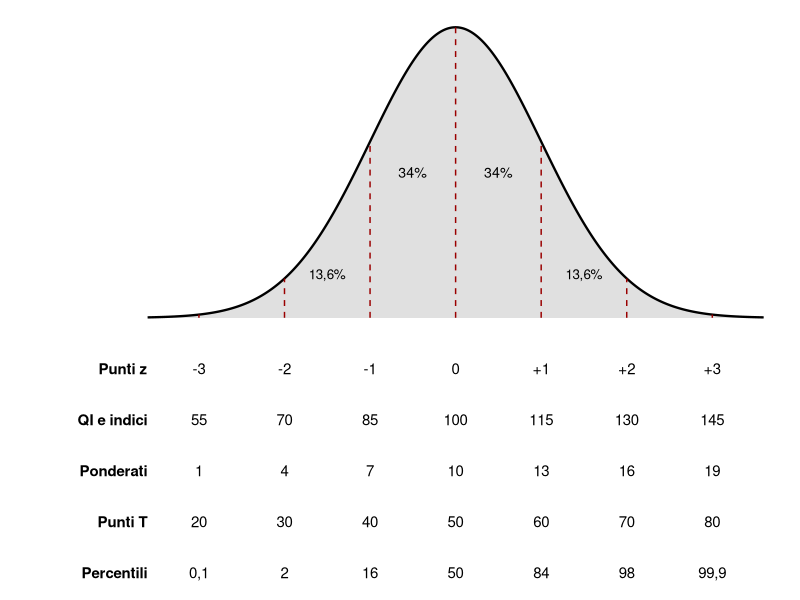
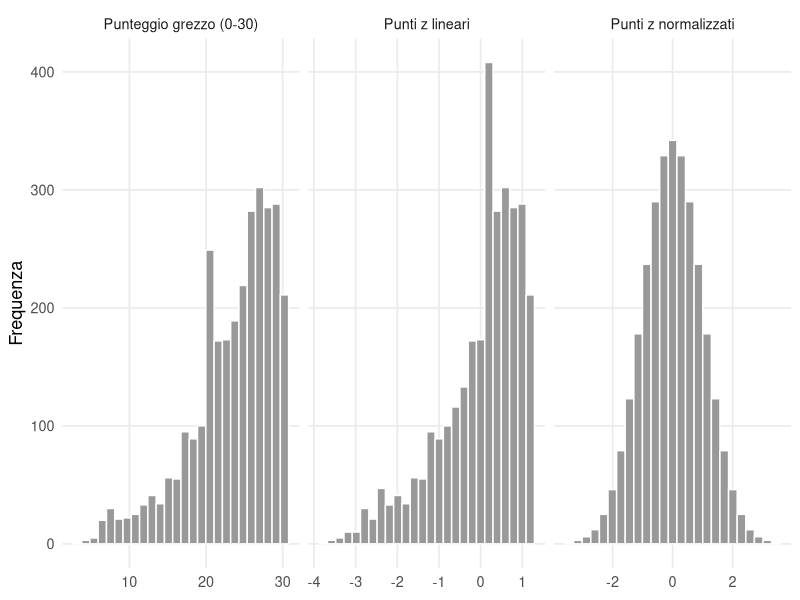

The R source for these figures, in order:
## ---- chunk 1
#| label: setup
library(ggplot2)
rosso = "#9A0000"
virgola = function(x, d = 2) formatC(x, format = "f", digits = d, decimal.mark = ",")
tema = theme_minimal(base_size = 13) +
  theme(panel.grid.minor = element_blank(), plot.title = element_text(size = 12))
## ---- chunk 2
#| label: fig-scale
#| fig-cap: "La curva gaussiana e le principali scale di punteggio. Ogni riga riporta lo stesso punto della distribuzione espresso in una metrica diversa."
#| fig-alt: "Curva a campana con linee verticali a meno 3, meno 2, meno 1, 0, più 1, più 2 e più 3 deviazioni standard. Sotto, cinque righe di corrispondenze: punti z, QI da 55 a 145, punteggi ponderati da 1 a 19, punti T da 20 a 80, percentili da 0,1 a 99,9."
#| fig-width: 8
#| fig-height: 5.2
z = -3:3
curva = data.frame(x = seq(-3.6, 3.6, .01))
curva$y = dnorm(curva$x)
righe = data.frame(
  scala = rep(c("Punti z", "QI e indici", "Ponderati", "Punti T", "Percentili"), each = 7),
  x = rep(z, 5),
  testo = c(sprintf("%+d", z), 100 + 15 * z, c(1, 4, 7, 10, 13, 16, 19), 50 + 10 * z,
            c("0,1", "2", "16", "50", "84", "98", "99,9"))
)
righe$testo[righe$testo == "+0"] = "0"
righe$y = -0.07 * match(righe$scala, unique(righe$scala))
ggplot() +
  geom_area(data = curva, aes(x, y), fill = "grey88") +
  geom_line(data = curva, aes(x, y), linewidth = .8) +
  geom_segment(data = data.frame(x = z), aes(x = x, xend = x, y = 0, yend = dnorm(x)), colour = rosso, linetype = 2) +
  geom_text(data = righe, aes(x, y, label = testo), size = 3.8) +
  annotate("text", x = -3.6, y = unique(righe$y), label = unique(righe$scala), hjust = 1, size = 3.8, fontface = "bold") +
  annotate("text", x = c(-.5, .5), y = .2, label = "34%", size = 3.6) +
  annotate("text", x = c(-1.5, 1.5), y = .06, label = "13,6%", size = 3.4) +
  coord_cartesian(xlim = c(-4.9, 3.6), clip = "off") +
  theme_void(base_size = 13)
## ---- chunk 3
#| label: fig-normalizzazione
#| fig-cap: "Punteggi grezzi simulati di una prova con effetto tetto (a sinistra) e due modi di trasformarli. La trasformazione lineare in punti z conserva l'asimmetria; la normalizzazione rimappa i punteggi sulla gaussiana attraverso i percentili. Per semplicità, i punteggi a pari merito sono qui distribuiti fra percentili adiacenti."
#| fig-alt: "Tre istogrammi. Il primo mostra punteggi grezzi addensati verso il massimo di 30. Il secondo, in punti z, ha la stessa forma asimmetrica. Il terzo, dopo la normalizzazione, ha forma a campana."
#| fig-width: 9
#| fig-height: 3.4
set.seed(310)
abil = rnorm(3000)
grezzo = rbinom(3000, 30, plogis(1.6 + 1.1 * abil))
zlin = (grezzo - mean(grezzo)) / sd(grezzo)
znorm = qnorm((rank(grezzo, ties.method = "random") - .5) / length(grezzo))
dn = rbind(
  data.frame(v = grezzo, tipo = "Punteggio grezzo (0-30)"),
  data.frame(v = zlin, tipo = "Punti z lineari"),
  data.frame(v = znorm, tipo = "Punti z normalizzati")
)
dn$tipo = factor(dn$tipo, levels = unique(dn$tipo))
ggplot(dn, aes(v)) +
  geom_histogram(bins = 26, fill = "grey60", colour = "white") +
  facet_wrap(~tipo, scales = "free_x") +
  labs(x = NULL, y = "Frequenza") +
  tema
